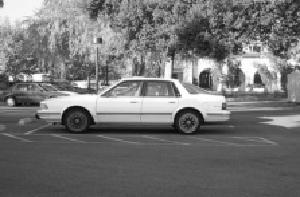
#> input picture cars/image_0001.jpg, 300 x 197 px; its folder holds 4 pictures in this run
$ python delta.py
#> lines starting #> are read from the running program, lines starting #| are printed output that depends on the picture
# -*- coding: utf-8 -*-
"""
Created on Thu May 21 16:04:49 2020

@author: lambozsolty
"""


from PIL import Image
import glob
import math
import numpy as np
from sklearn.model_selection import train_test_split

auto_kepek = []
repulo_kepek = []
tanitasi_arany = 0.7
lr = 0.0005

def betolt_kepek():
    for kep in glob.glob("cars/*.jpg"):
        im = Image.open(kep).convert('LA')
        im = im.resize((64, 64))
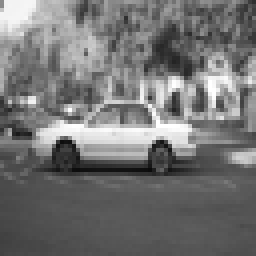
#> im: PIL image 64x64 LA (shown 4 times larger); mean R, G, B, A 115.7, 115.7, 115.7, 255
        im = np.asarray(im)
        im = im.flatten()
#> im = 8192 values, max 255 at index 1, min 11 at index 5450, mean 185.3
        auto_kepek.append(im)
#> pass 2 of the loop in betolt_kepek, `for kep in glob.glob("cars/*.jpg"):`:
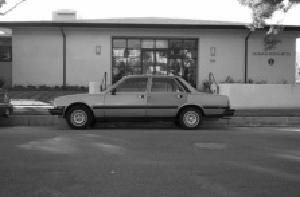
#> input picture cars/image_0002.jpg, 300 x 197 px
#> in betolt_kepek, `im = im.resize((64, 64))`:
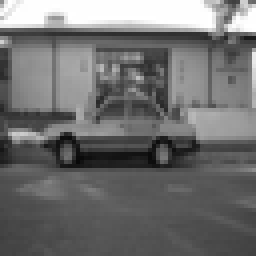
#> im: PIL image 64x64 LA (shown 4 times larger); mean R, G, B, A 111.6, 111.6, 111.6, 255
#> in betolt_kepek, `im = im.flatten()`: im = 8192 values, max 255 at index 1, min 8 at index 5158, mean 183.3
#> pass 3 of the loop in betolt_kepek, `for kep in glob.glob("cars/*.jpg"):`:
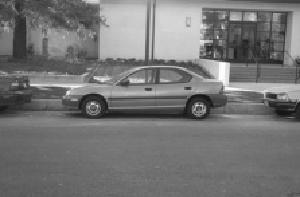
#> input picture cars/image_0003.jpg, 300 x 197 px
#> in betolt_kepek, `im = im.resize((64, 64))`:
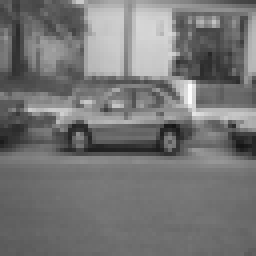
#> im: PIL image 64x64 LA (shown 4 times larger); mean R, G, B, A 117.3, 117.3, 117.3, 255
#> in betolt_kepek, `im = im.flatten()`: im = 8192 values, max 255 at index 1, min 21 at index 4728, mean 186.2
#> the loop made 4 passes; the first 3 are shown

    for kep in glob.glob("airplanes/*.jpg"):
        im = Image.open(kep).convert('LA')
        im = im.resize((64, 64))
        im = np.asarray(im)
        im = im.flatten()
        repulo_kepek.append(im)

    autoknr = len(auto_kepek)
    repuloknr = len(repulo_kepek)

#> (the run stopped early here; a loop or call above may not have finished)
